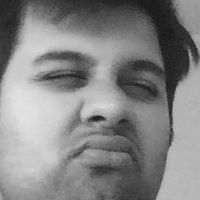
#> input picture milestone-2/data/angry.148.jpg, 200 x 200 px, given in place of the camera
$ jupyter execute --allow-errors milestone-2.ipynb   (text cells are left out)
#> lines starting #> are read from the running program, lines starting #| are printed output that depends on the picture
[cell 1]
# installing opencv and mediapipe https://google.github.io/mediapipe/
# !pip install mediapipe
# !pip install opencv-python
# !pip install tensorflow
# !pip install deepface
# !pip install tflearn

import mediapipe as mp
import cv2
import uuid
import time
import numpy as np
import matplotlib.pyplot as plt

import tensorflow as tf
import tflearn
from tflearn.layers.conv import conv_2d, max_pool_2d
from tflearn.layers.core import input_data, dropout, fully_connected
from tflearn.layers.estimator import regression

import os
import json

mp_drawing = mp.solutions.drawing_utils # drawing model
mp_pose = mp.solutions.pose # pose estimation model

[cell 2]
emotions = ['happy','sad','angry','surprised','neutral']

[cell 3]
def generate_dataset():
    face_classifier = cv2.CascadeClassifier(cv2.data.haarcascades + 'haarcascade_frontalface_default.xml')
    def face_cropped(img):
        gray = cv2.cvtColor(img, cv2.COLOR_BGR2GRAY)
        faces = face_classifier.detectMultiScale(gray, 1.3, 5)

        if faces is ():
            return None
        for (x,y,w,h) in faces:
            cropped_face = img[y:y+h,x:x+w]
        return cropped_face

    cap = cv2.VideoCapture(0)


    for emotion in emotions:

        img_id = 0
        time.sleep(5)

        while True:
            ret, frame = cap.read()
            if face_cropped(frame) is not None:
                img_id +=1
                face = cv2.resize(face_cropped(frame), (200,200))
                face = cv2.cvtColor(face, cv2.COLOR_BGR2GRAY)
                file_name_path = "data/"+emotion+"."+str(img_id)+".jpg"
                cv2.imwrite(file_name_path, face)
                cv2.putText(face, str(img_id), (50,50), cv2.FONT_HERSHEY_DUPLEX,
                            1, (0,255,0), 2)
                cv2.imshow("Cropped", face)
                if cv2.waitKey(1) == 13 or int(img_id)==250 :
                    break
#> this loop made 5 passes
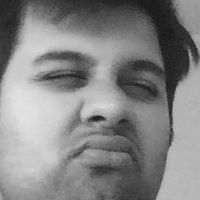
#> input picture milestone-2/data/angry.148.jpg, 200 x 200 px, given in place of the camera
#> pass 1, in generate_dataset, `cv2.imwrite(file_name_path, face)`:
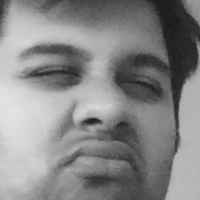
#> saved as happy.1.jpg: shape (200, 200); min 22, max 227, mean 134.8
#> pass 1, in generate_dataset, `cv2.imshow("Cropped", face)`:
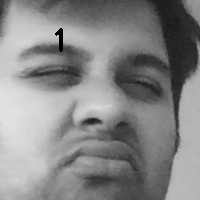
#> window 'Cropped': shape (200, 200); min 0, max 227, mean 134.4
#> pass 1, in generate_dataset, `cv2.imshow("Cropped", face)`:
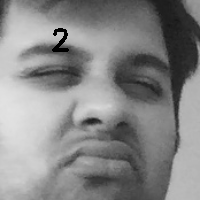
#> window 'Cropped': shape (200, 200); min 0, max 227, mean 134.2
#> frame is the input picture: shape (200, 200, 3); min 18, max 227, mean 132.7

    cap.release()
    cv2.destroyAllWindows()
    print("All image data collected.")

[cell 4]
generate_dataset()

[cell 5]
def my_label(image_name):
    emotion = image_name.split('.')[-3]

    #print("Emotion =",emotion)

    if emotion == 'happy':
        return np.array([1,0,0,0,0])
    elif emotion == 'sad':
        return np.array([0,1,0,0,0])
    elif emotion == 'angry':
        return np.array([0,0,1,0,0])
    elif emotion == 'surprised':
        return np.array([0,0,0,1,0])
    else:
        return np.array([0,0,0,0,1])

[cell 6]
from random import shuffle
from tqdm import tqdm

def my_data():
    data = []
    for img in tqdm(os.listdir("data")):
        path = os.path.join("data",img)
        img_data=cv2.imread(path, cv2.IMREAD_GRAYSCALE)
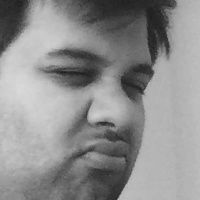
#> input picture milestone-2/data/angry.108.jpg, 200 x 200 px
#> img_data is the input picture: shape (200, 200); min 27, max 217, mean 141.6
        img_data=cv2.resize(img_data, (50,50))
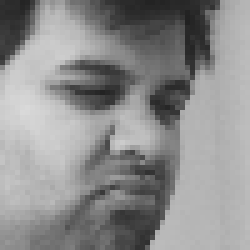
#> img_data: shape (50, 50) (shown 5 times larger); min 33, max 217, mean 141.7
        data.append([np.array(img_data), my_label(img)])
#> pass 2 of the loop in my_data, `for img in tqdm(os.listdir("data")):`:
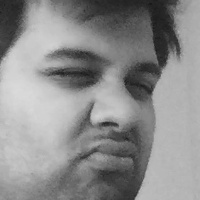
#> input picture milestone-2/data/angry.110.jpg, 200 x 200 px
#> in my_data, img_data is the input picture: shape (200, 200); min 24, max 218, mean 140.3
#> in my_data, `img_data=cv2.resize(img_data, (50,50))`:
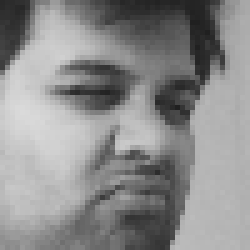
#> img_data: shape (50, 50) (shown 5 times larger); min 32, max 218, mean 140.4
#> pass 3 of the loop in my_data, `for img in tqdm(os.listdir("data")):`:
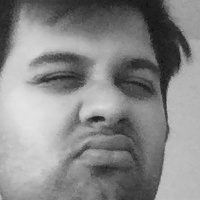
#> input picture milestone-2/data/angry.115.jpg, 200 x 200 px
#> in my_data, img_data is the input picture: shape (200, 200); min 13, max 228, mean 136.4
#> in my_data, `img_data=cv2.resize(img_data, (50,50))`:
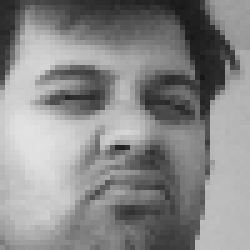
#> img_data: shape (50, 50) (shown 5 times larger); min 22, max 226, mean 136.5
#> the loop made 4 passes; the first 3 are shown
    shuffle(data)
    return data

[cell 7]
data = my_data() # remove DS.STORE file from github and rerun

[cell 8]
train = data[:875]
test = data[875:1250]

X_train, y_train, X_test, y_test = (np.array([i[0] for i in train]).reshape(-1,50,50,1),
                                    [i[1] for i in train],
                                    np.array([i[0] for i in test]).reshape(-1,50,50,1),
                                    [i[1] for i in test])

[cell 9]
# tf.reset_default_graph() # deprecated function
# https://stackoverflow.com/questions/40782271/attributeerror-module-tensorflow-has-no-attribute-reset-default-graph

tf.compat.v1.reset_default_graph()
#> (this line was passed over: tensorflow is not available in this run)

#> (the rest of this cell did not finish here and is left out)

[cell 10]
'''
Model Created:::::

Training Step: 280  | total loss: 0.11289 | time: 4.963s
| Adam | epoch: 020 | loss: 0.11289 - acc: 0.9788 | val_loss: 0.02673 - val_acc: 0.9947 -- iter: 875/875

'''

[cell 11]
# find out my mac's webcam dimensions

vcap = cv2.VideoCapture(0) # 0=camera

if vcap.isOpened():
    # get vcap property
    width  = vcap.get(cv2.CAP_PROP_FRAME_WIDTH)   # float `width`
    height = vcap.get(cv2.CAP_PROP_FRAME_HEIGHT)  # float `height`

    # it gives me 0.0 :/
    fps = vcap.get(cv2.CAP_PROP_FPS)

    print("width =",width)
    print("height =",height)

    # 1280 x 720

[cell 12]
# https://docs.opencv.org/master/dd/d43/tutorial_py_video_display.html

cap = cv2.VideoCapture(0)

if not cap.isOpened():
    print("Cannot open camera")
    exit()

# setting detection and tracking confidence
#> (the rest of this cell did not finish here and is left out)

[cell 13]
# mp_drawing.draw_landmarks??

[cell 14]
# Mappings
i = 0
for dot in mp_pose.PoseLandmark:
    print(i, "=", dot)
    i+=1
